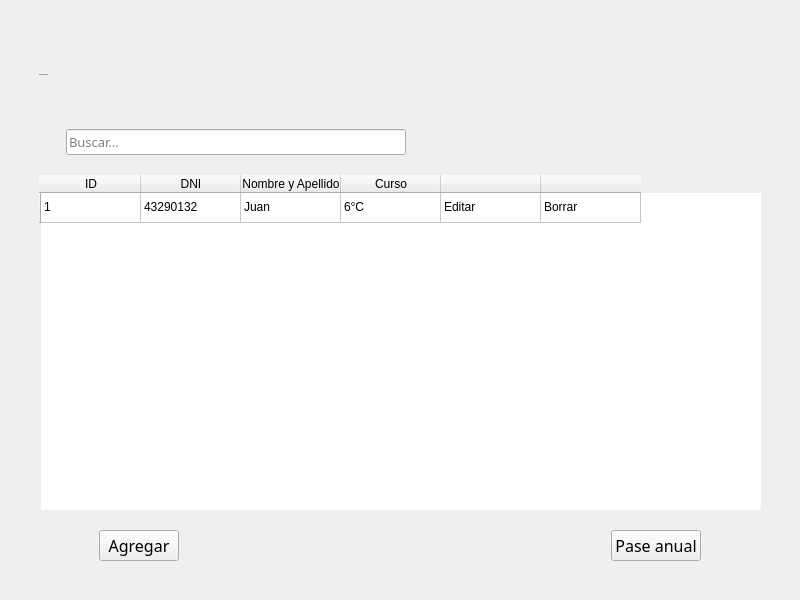
<?xml version="1.0" encoding="UTF-8"?>
<ui version="4.0">
 <class>MainWindow</class>
 <widget class="QMainWindow" name="MainWindow">
  <property name="geometry">
   <rect>
    <x>0</x>
    <y>0</y>
    <width>800</width>
    <height>600</height>
   </rect>
  </property>
  <property name="windowTitle">
   <string>MainWindow</string>
  </property>
  <property name="styleSheet">
   <string notr="true">@import url('https://fonts.googleapis.com/css2?family=Oswald:wght@200;400;700&amp;display=swap');

*{
    font-family: 'Raleway-blod';
    font-weight: 400;
}

QMenuBar{

    background-color: #293045;
    padding: 0;    
    text-transform: capitalize;
    font-size: 14px;
    color:white;
    display: flex;
    flex-direction: column;

}

QMenuBar:item{
    padding: 17px;
    border-radius: 10px;

}

QMenuBar:item:selected{
    background-color: #768AC5;
    color:black;
    border-radius: 5px;
    margin: 10px;
    
    

}

QMenu{
    background-color: #293045;

    color: white;
}

QMenu:item{
    padding: 5px;
    border-radius: 5px;
}

QMenu:item:selected{
    background-color: #768AC5;
    color:white;

}
Qmenu#icon{
   icon:size 40px; 
    
}


QRadioButton:indicator{
    border-style: solid;
    border-color:  #293045;
    border-radius: 6%;
    border-width:  2px;
    background-color: #BABFCE;
}
QRadioButton::indicator:checked{
    background-color: #768AC5;
}

#label{
    font-size: 20px;
}

QLineEdit{
    border-radius: 5px;
    background-color: #BABFCE;
    
}

#title{
    width: 100px;
    height: 200px;
}



QPushButton{
    border-color:#293045;
    border-style: solid;
    border-width: 1px;
    border-radius: 5px;
    background-color: #BABFCE;
    color:#293045;

}
QPushButton:hover{
    background-color:#768AC5;
    color:aliceblue;
}
QPushButton:pressed {
    background-color: #293045;

}

#pushButton_5{
    padding: 10px;
    background-color: #768AC5;
    border-radius: 15%;
}

#pushButton,#pushButton_2,#pushButton_3{
    width: 85px;
    height: 30px;
}

</string>
  </property>
  <widget class="QWidget" name="centralwidget">
   <layout class="QGridLayout" name="gridLayout_2">
    <item row="0" column="0">
     <layout class="QVBoxLayout" name="verticalLayout">
      <property name="spacing">
       <number>20</number>
      </property>
      <property name="leftMargin">
       <number>30</number>
      </property>
      <property name="topMargin">
       <number>30</number>
      </property>
      <property name="rightMargin">
       <number>30</number>
      </property>
      <property name="bottomMargin">
       <number>30</number>
      </property>
      <item>
       <widget class="QLabel" name="label">
        <property name="sizePolicy">
         <sizepolicy hsizetype="Fixed" vsizetype="Fixed">
          <horstretch>0</horstretch>
          <verstretch>0</verstretch>
         </sizepolicy>
        </property>
        <property name="minimumSize">
         <size>
          <width>0</width>
          <height>70</height>
         </size>
        </property>
        <property name="font">
         <font>
          <family>Raleway-blod</family>
          <pointsize>-1</pointsize>
          <bold>false</bold>
         </font>
        </property>
        <property name="text">
         <string>Gestión de alumnos</string>
        </property>
       </widget>
      </item>
      <item>
       <layout class="QHBoxLayout" name="horizontalLayout_2">
        <item>
         <widget class="QLabel" name="label_2">
          <property name="sizePolicy">
           <sizepolicy hsizetype="Fixed" vsizetype="Fixed">
            <horstretch>0</horstretch>
            <verstretch>0</verstretch>
           </sizepolicy>
          </property>
          <property name="text">
           <string/>
          </property>
          <property name="pixmap">
           <pixmap>lupa.png</pixmap>
          </property>
         </widget>
        </item>
        <item>
         <widget class="QLineEdit" name="lineEdit">
          <property name="sizePolicy">
           <sizepolicy hsizetype="Maximum" vsizetype="Fixed">
            <horstretch>0</horstretch>
            <verstretch>0</verstretch>
           </sizepolicy>
          </property>
          <property name="minimumSize">
           <size>
            <width>340</width>
            <height>0</height>
           </size>
          </property>
          <property name="font">
           <font>
            <family>Raleway-blod</family>
            <pointsize>10</pointsize>
            <bold>false</bold>
           </font>
          </property>
          <property name="styleSheet">
           <string notr="true"/>
          </property>
          <property name="placeholderText">
           <string>Buscar...</string>
          </property>
         </widget>
        </item>
        <item>
         <spacer name="horizontalSpacer_2">
          <property name="orientation">
           <enum>Qt::Horizontal</enum>
          </property>
          <property name="sizeHint" stdset="0">
           <size>
            <width>40</width>
            <height>20</height>
           </size>
          </property>
         </spacer>
        </item>
       </layout>
      </item>
      <item>
       <widget class="QTableWidget" name="tableWidget">
        <property name="sizePolicy">
         <sizepolicy hsizetype="Expanding" vsizetype="Expanding">
          <horstretch>0</horstretch>
          <verstretch>0</verstretch>
         </sizepolicy>
        </property>
        <property name="frameShape">
         <enum>QFrame::NoFrame</enum>
        </property>
        <property name="frameShadow">
         <enum>QFrame::Plain</enum>
        </property>
        <property name="sortingEnabled">
         <bool>true</bool>
        </property>
        <row>
         <property name="text">
          <string/>
         </property>
        </row>
        <column>
         <property name="text">
          <string>ID</string>
         </property>
        </column>
        <column>
         <property name="text">
          <string>DNI</string>
         </property>
        </column>
        <column>
         <property name="text">
          <string>Nombre y Apellido</string>
         </property>
        </column>
        <column>
         <property name="text">
          <string>Curso</string>
         </property>
        </column>
        <column>
         <property name="text">
          <string/>
         </property>
        </column>
        <column>
         <property name="text">
          <string/>
         </property>
        </column>
        <item row="0" column="0">
         <property name="text">
          <string>1</string>
         </property>
        </item>
        <item row="0" column="1">
         <property name="text">
          <string>43290132</string>
         </property>
        </item>
        <item row="0" column="2">
         <property name="text">
          <string>Juan </string>
         </property>
        </item>
        <item row="0" column="3">
         <property name="text">
          <string>6°C</string>
         </property>
        </item>
        <item row="0" column="4">
         <property name="text">
          <string>Editar</string>
         </property>
        </item>
        <item row="0" column="5">
         <property name="text">
          <string>Borrar</string>
         </property>
        </item>
       </widget>
      </item>
      <item>
       <layout class="QHBoxLayout" name="horizontalLayout">
        <property name="leftMargin">
         <number>60</number>
        </property>
        <property name="rightMargin">
         <number>60</number>
        </property>
        <item>
         <widget class="QPushButton" name="pushButton_2">
          <property name="font">
           <font>
            <family>Raleway-blod</family>
            <pointsize>12</pointsize>
            <bold>false</bold>
           </font>
          </property>
          <property name="styleSheet">
           <string notr="true"/>
          </property>
          <property name="text">
           <string>Agregar</string>
          </property>
         </widget>
        </item>
        <item>
         <spacer name="horizontalSpacer">
          <property name="orientation">
           <enum>Qt::Horizontal</enum>
          </property>
          <property name="sizeHint" stdset="0">
           <size>
            <width>40</width>
            <height>20</height>
           </size>
          </property>
         </spacer>
        </item>
        <item>
         <widget class="QPushButton" name="pushButton">
          <property name="font">
           <font>
            <family>Raleway-blod</family>
            <pointsize>12</pointsize>
            <bold>false</bold>
           </font>
          </property>
          <property name="styleSheet">
           <string notr="true"/>
          </property>
          <property name="text">
           <string>Pase anual</string>
          </property>
         </widget>
        </item>
       </layout>
      </item>
     </layout>
    </item>
   </layout>
  </widget>
 </widget>
 <resources/>
 <connections/>
</ui>
